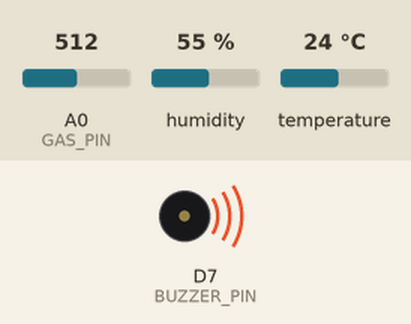
A sketch run on a simulated ESP8266 (NodeMCU). Parts: buzzer (waves = sounding, pin HIGH). The inputs (shaded band) are chosen by the test bench; at power-on: A0 (GAS_PIN) = 512, humidity 55 %, temperature 24 °C. WiFi joins after 1.5 s; servers stay silent unless stated; uploads are accepted with an empty reply; what the sketch prints to the serial monitor is not drawn.

Above: at 6.0 s.
6.1 s: A0 (GAS_PIN) set to 208
7.6 s: A0 (GAS_PIN) set to 191
At 8.1 s:
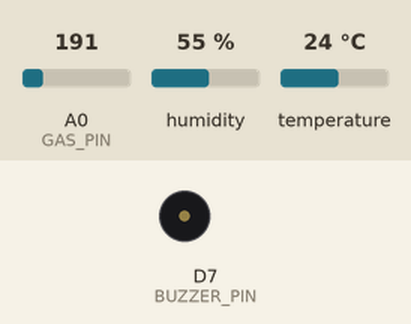
14.4 s: A0 (GAS_PIN) set to 210
At 16.0 s:
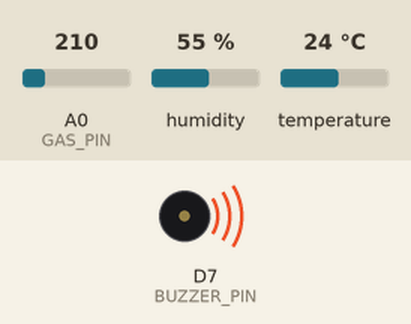
Timing chart, 0 to 17.1 s (numbered marks = the images above; inputs shaded):
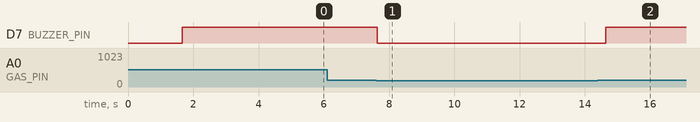

The sketch:

esp8266_iot_gaz.ino
```cpp
#include <DHT.h>
#include <ESP8266WiFi.h>

// ============================================
// YAPILANDIRMA - Buraya kendi bilgilerinizi girin
// ============================================

// WiFi Ayarları
const char *ssid = "b";              // WiFi SSID
const char *pass = "12345678";          // WiFi Şifre

// API Ayarları - Dashboard'dan aldığınız bilgiler
String apiKey = "C575899C0317A2444FE947C8A8452064";    // Dashboard'dan channel oluşturduktan sonra API key'i buraya yapıştırın
const char* server = "iot.devrekbenimmarketim.com";  // Subdomain
const int serverPort = 80;              // HTTP için 80

// API Key kontrolü
void checkApiKey() {
    if (apiKey == "YOUR_API_KEY_HERE" || apiKey.length() < 10) {
        Serial.println("⚠⚠⚠ UYARI: API Key ayarlanmamış! ⚠⚠⚠");
        Serial.println("Lütfen dashboard'dan API key'i alıp kodda güncelleyin.");
        Serial.println("API Key olmadan veri gönderilemez!\n");
    }
}

// Sensör Pin Tanımlamaları
#define DHTPIN 5        // DHT sinyal pin (D1 = GPIO 5)
#define DHTTYPE DHT11   // DHT sensör tipi
#define GAS_PIN A0      // Gaz sensörü analog pin (A0)
#define BUZZER_PIN 13   // Buzzer/LED pin (D7 = GPIO 13)

// Eşik Değerleri
#define TEMP_THRESHOLD 30.0  // Sıcaklık eşik değeri
#define GAS_THRESHOLD 200    // Gaz eşik değeri (analog okuma)

// ============================================
// Değişkenler
// ============================================
DHT dht(DHTPIN, DHTTYPE);
WiFiClient client;

unsigned long lastUpdate = 0;
const unsigned long updateInterval = 500; // 0.5 saniye (gerçek zamanlı anlık veri takibi)

// ============================================
// SETUP
// ============================================
void setup() {
    pinMode(BUZZER_PIN, OUTPUT);
    digitalWrite(BUZZER_PIN, LOW);  // Başlangıçta buzzer kapalı

    Serial.begin(115200);
    delay(100);
    Serial.println("\n\n=================================");
    Serial.println("IoT Analytics - ESP8266 Client");
    Serial.println("DHT11 + Gaz Sensörü");
    Serial.println("=================================\n");

    // DHT sensörü başlat
    dht.begin();
    Serial.println("✓ DHT11 sensörü başlatıldı");
    Serial.println("✓ Gaz sensörü hazır (A0)");
    Serial.println("✓ Buzzer hazır (D7 = GPIO 13)");
    Serial.println("\n🔊 Buzzer Bağlantısı:");
    Serial.println("   (+) Pozitif → D7 (GPIO 13)");
    Serial.println("   (-) Negatif → GND");
    Serial.println("");

    // API Key kontrolü
    checkApiKey();

    // WiFi'ye bağlan
    connectWiFi();
}

// ============================================
// WiFi Bağlantısı
// ============================================
void connectWiFi() {
    Serial.print("WiFi'ye bağlanılıyor: ");
    Serial.println(ssid);

    WiFi.begin(ssid, pass);

    int attempts = 0;
    while (WiFi.status() != WL_CONNECTED && attempts < 30) {
        delay(500);
        Serial.print(".");
        attempts++;
    }

    if (WiFi.status() == WL_CONNECTED) {
        Serial.println("\n✓ WiFi bağlantısı başarılı!");
        Serial.print("IP Adresi: ");
        Serial.println(WiFi.localIP());
        Serial.print("Sinyal Gücü: ");
        Serial.print(WiFi.RSSI());
        Serial.println(" dBm\n");
    } else {
        Serial.println("\n✗ WiFi bağlantısı başarısız!");
        Serial.println("Lütfen SSID ve şifreyi kontrol edin.");
    }
}

// ============================================
// MAIN LOOP
// ============================================
void loop() {
    // WiFi bağlantısını kontrol et
    if (WiFi.status() != WL_CONNECTED) {
        Serial.println("⚠ WiFi bağlantısı kesildi, yeniden bağlanılıyor...");
        connectWiFi();
        return;
    }

    // 0.5 saniyede bir veri gönder (gerçek zamanlı anlık veri takibi)
    unsigned long currentMillis = millis();
    if (currentMillis - lastUpdate >= updateInterval) {
        lastUpdate = currentMillis;

        // Sensörlerden veri oku
        float h = dht.readHumidity();
        float t = dht.readTemperature();
        float gas = analogRead(GAS_PIN);

        // Veri geçerliliğini kontrol et
        if (isnan(h) || isnan(t)) {
            Serial.println("✗ DHT sensör okuma hatası!");
            return;
        }

        if (isnan(gas)) {
            Serial.println("✗ Gaz sensörü okuma hatası!");
            return;
        }

        // Verileri ekrana yazdır
        Serial.println("─────────────────────────────────");
        Serial.print("🌡️  Sıcaklık: ");
        Serial.print(t, 2);
        Serial.println(" °C");
        Serial.print("💧 Nem: ");
        Serial.print(h, 2);
        Serial.println(" %");
        Serial.print("💨 Gaz Seviyesi: ");
        Serial.print(gas, 0);
        Serial.println(" (analog)");

        // Uyarı kontrolleri
        bool tempWarning = t > TEMP_THRESHOLD;
        bool gasWarning = gas > GAS_THRESHOLD;

        if (tempWarning) {
            Serial.println("🔔 UYARI: Sıcaklık eşik değerinin üzerinde!");
        }

        // Buzzer kontrolü - DÜZELTİLDİ: Gaz > 200 ise buzzer AÇIK
        if (gasWarning) {
            Serial.println("🚨 ALARM: Gaz algılandı!!!");
            Serial.println("🔊 Buzzer AÇIK");
            digitalWrite(BUZZER_PIN, HIGH);  // Buzzer AÇIK (HIGH = açık)
        } else {
            digitalWrite(BUZZER_PIN, LOW);   // Buzzer KAPALI (LOW = kapalı)
        }

        // API'ye veri gönder
        sendDataToAPI(t, h, gas);

        Serial.println("─────────────────────────────────\n");
    }
}

// ============================================
// API'ye Veri Gönderimi
// ============================================
void sendDataToAPI(float temperature, float humidity, float gas) {
    // API Key kontrolü
    if (apiKey == "YOUR_API_KEY_HERE" || apiKey.length() < 10) {
        Serial.println("✗ HATA: API Key ayarlanmamış!");
        Serial.println("Lütfen dashboard'dan API key'i alıp kodda güncelleyin.\n");
        return;
    }

    Serial.print("📡 API'ye bağlanılıyor: ");
    Serial.print(server);
    Serial.print(":");
    Serial.println(serverPort);

    // Bağlantı timeout'u
    unsigned long connectTimeout = millis();
    while (!client.connect(server, serverPort)) {
        if (millis() - connectTimeout > 10000) {
            Serial.println("✗ Sunucuya bağlanılamadı! (10 saniye timeout)");
            Serial.println("Kontrol edin:");
            Serial.println("  - WiFi bağlantısı aktif mi?");
            Serial.println("  - Domain adresi doğru mu?");
            Serial.println("  - Sunucu çalışıyor mu?\n");
            return;
        }
        delay(100);
    }

    Serial.println("✓ Sunucuya bağlandı");

    // POST body oluştur (3 field: sıcaklık, nem, gaz)
    String postData = "field1=" + String(temperature, 2) +
                     "&field2=" + String(humidity, 2) +
                     "&field3=" + String(gas, 0);

    Serial.print("📤 Gönderilen veri: ");
    Serial.println(postData);
    Serial.print("🔑 API Key: ");
    Serial.println(apiKey);

    // HTTP POST request
    client.println("POST /update HTTP/1.1");
    client.print("Host: ");
    client.println(server);
    client.println("Connection: close");
    client.print("X-THINGSPEAKAPIKEY: ");
    client.println(apiKey);
    client.println("Content-Type: application/x-www-form-urlencoded");
    client.print("Content-Length: ");
    client.println(postData.length());
    client.println(); // Boş satır (header'ların sonu)
    client.println(postData);

    Serial.println("✓ HTTP request gönderildi");

    // Sunucu yanıtını bekle ve oku
    unsigned long timeout = millis();
    while (client.available() == 0) {
        if (millis() - timeout > 10000) {
            Serial.println("⚠ Sunucu yanıt vermedi (10 saniye timeout)");
            client.stop();
            return;
        }
        delay(10);
    }

    Serial.println("📥 Sunucu yanıtı alınıyor...");

    // Response'u oku
    String response = "";
    bool headersEnded = false;
    int statusCode = 0;

    while (client.available() || client.connected()) {
        if (client.available()) {
            String line = client.readStringUntil('\n');
            line.trim();

            // HTTP status line'ı oku
            if (line.startsWith("HTTP/")) {
                int firstSpace = line.indexOf(' ');
                int secondSpace = line.indexOf(' ', firstSpace + 1);
                if (firstSpace > 0 && secondSpace > 0) {
                    statusCode = line.substring(firstSpace + 1, secondSpace).toInt();
                    Serial.print("📊 HTTP Status: ");
                    Serial.println(statusCode);
                }
            }

            // Header'ların sonu (boş satır)
            if (line.length() == 0) {
                headersEnded = true;
                continue;
            }

            // Body'yi oku
            if (headersEnded && line.length() > 0) {
                response += line;
            }
        } else {
            delay(10);
        }
    }

    // Yanıtı göster
    if (response.length() > 0) {
        Serial.print("✅ Başarılı! Entry ID: ");
        Serial.println(response);
    } else if (statusCode == 200) {
        Serial.println("✅ Veri başarıyla gönderildi!");
    } else if (statusCode == 401 || statusCode == 403) {
        Serial.println("❌ HATA: Geçersiz API Key!");
        Serial.println("Lütfen dashboard'dan doğru API key'i alıp güncelleyin.");
    } else if (statusCode > 0) {
        Serial.print("⚠ UYARI: HTTP Status ");
        Serial.println(statusCode);
    }

    client.stop();
    Serial.println("✓ Bağlantı kapatıldı\n");
}

// ============================================
// Yardımcı Fonksiyonlar
// ============================================

// Hata durumunda buzzer ile uyarı (3 kısa bip)
void errorBlink() {
    Serial.println("🔊 Hata uyarısı - 3 kısa bip");
    for (int i = 0; i < 3; i++) {
        digitalWrite(BUZZER_PIN, HIGH);  // Buzzer açık
        delay(100);
        digitalWrite(BUZZER_PIN, LOW);   // Buzzer kapalı
        delay(100);
    }
}
```

Measured:
- the behaviour switches between 201 and 200 on A0 (GAS_PIN) (found by bisection; images 0 and 1)
- after the input at 6.1 s, every drawn part: stays the same
- after the input at 7.6 s, D7 (BUZZER_PIN): HIGH → LOW at once
- after the input at 14.4 s, D7 (BUZZER_PIN): LOW → HIGH after 0.25 s
